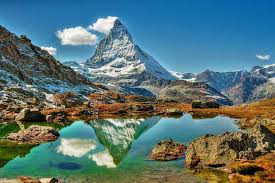
#> input picture mountain.jpg, 275 x 183 px
$ jupyter execute color_thresholding.ipynb
#> lines starting #> are read from the running program, lines starting #| are printed output that depends on the picture; after the words box and inside, x2 and y2 are one past the last pixel; in counts of white or black regions, pixels touching at a corner belong together
[cell 1]
import cv2
import numpy as np
import matplotlib.pyplot as plt

[cell 2]
#!pip install matplotlib

[cell 3]
image = cv2.imread("./mountain.jpg")
#> image is the input picture: shape (183, 275, 3); mean B, G, R 117.3, 115.7, 87.2

[cell 4]
plt.imshow(image)

[cell 5]
image_rgb = cv2.cvtColor(image,cv2.COLOR_BGR2RGB)

[cell 6]
image_hsv = cv2.cvtColor(image,cv2.COLOR_BGR2HSV)
#> image_hsv: shape (183, 275, 3); mean H, S, V 67.9, 132, 139.8

[cell 7]
plt.imshow(image_hsv)

[cell 8]
plt.imshow(image_rgb)

[cell 9]
lower_white = np.array([0,0,190])
upper_white = np.array([30,80,255])

[cell 10]
##inrange provide with a mask output
mask = cv2.inRange(image_hsv,lower_white,upper_white)
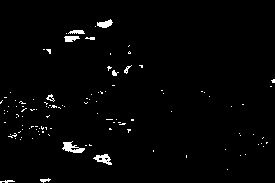
#> mask: shape (183, 275); 1.8% white; 113 white regions (102 under 20 px), largest, box (x1, y1, x2, y2) and area: (62, 141, 85, 153) 139, (93, 154, 112, 165) 109, (97, 19, 113, 28) 86

[cell 11]
plt.imshow(mask)

unsigned integer

TYpe            bit width       value Range             Use ccase
np.uint8        8bit            0 to 255                Image Processing (pixel values)
np.uint16       16bit           0 to 65535              High-res image data, sensors
np.uint32       32 bit          0 to ~4.3 billion       Large indices ,memory-efficent
np.uint64       64bit           0 to ~18 quintillion    Big data ,scientific computing

If working with image data,
np.uint8 is your go-too -it's mempry -efficient and matches the 0-255 pixel range perfectly

[cell 12]
##huw -180,s-255 ,b -0
black_hsv = np.uint8([[[120,255,0]]])

##to get 120 used indexed
black_bgr = cv2.cvtColor(black_hsv,cv2.COLOR_HSV2BGR)[0][0]

[cell 13]
##copy original and so here we make computation

image_result= image.copy()

[cell 14]
image_result[mask > 0]  = black_bgr
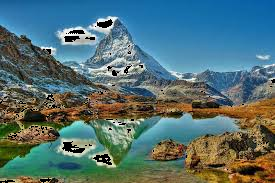
#> image_result: shape (183, 275, 3); 1.82% of pixels changed, all inside (x1, y1, x2, y2) = (0, 19, 275, 183)

[cell 15]
image_result_rgb = cv2.cvtColor(image_result,cv2.COLOR_BGR2RGB)

[cell 16]
##plot

fig, axs = plt.subplots(1,3, figsize = (12,6))
axs[0].imshow(image_rgb)
axs[0].set_title('original Image')
axs[0].axis('off')

axs[1].imshow(mask)
axs[1].set_title('Binary Mask')
axs[1].axis('off')

axs[2].imshow(image_result_rgb)
axs[2].set_title('output Image')
axs[2].axis('off')

plt.tight_layout()
plt.show()
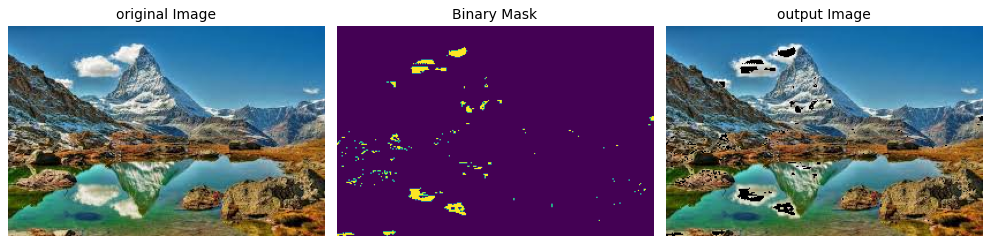
#> figure drawn by matplotlib, 3 panels

$ run again, with Area.jpg copied over mountain.jpg
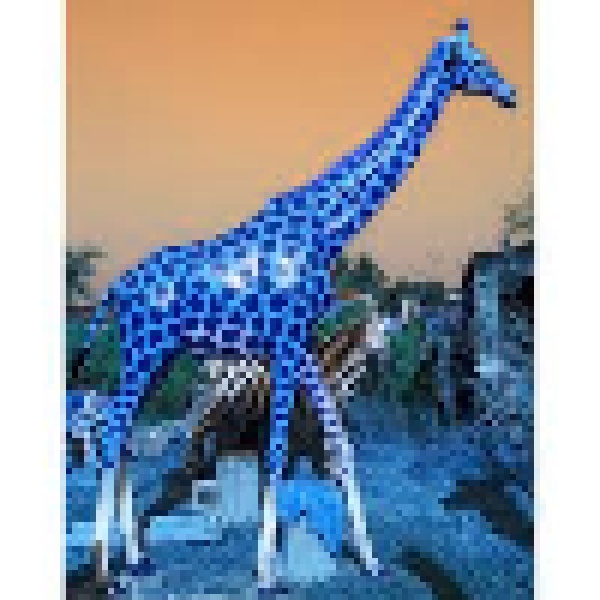
#> input picture Area.jpg, 600 x 600 px
#> image is the input picture: shape (600, 600, 3); mean B, G, R 162.3, 150.5, 142.6
#> image_hsv: shape (600, 600, 3); mean H, S, V 62.4, 107.5, 186.6
#> `mask = cv2.inRange(image_hsv,lower_white,upper_white)`:
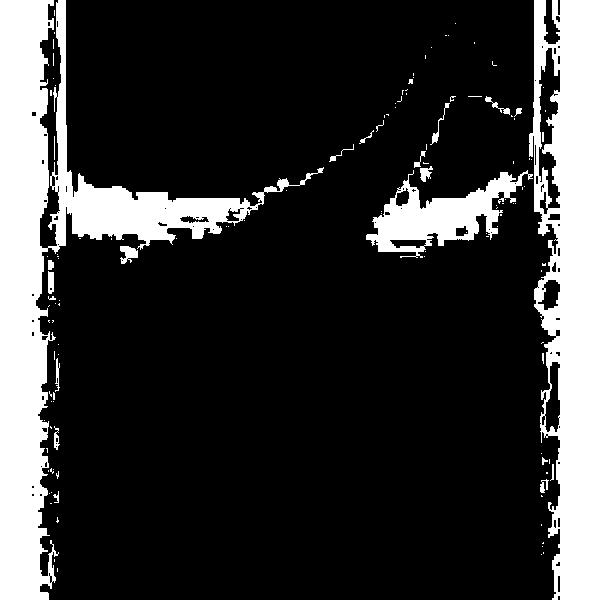
#> mask: shape (600, 600); 20.6% white; 126 white regions (103 under 20 px), largest, box (x1, y1, x2, y2) and area: (0, 0, 324, 600) 36800, (529, 0, 600, 600) 30035, (366, 170, 533, 258) 5805
#> `plt.show()`:
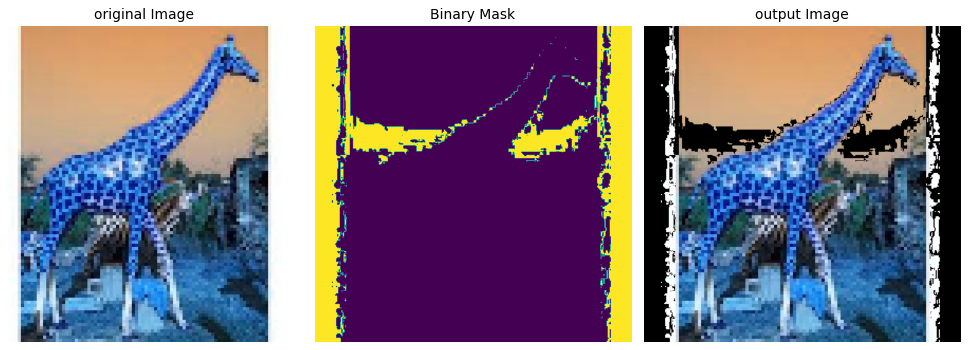
#> figure drawn by matplotlib, 3 panels
